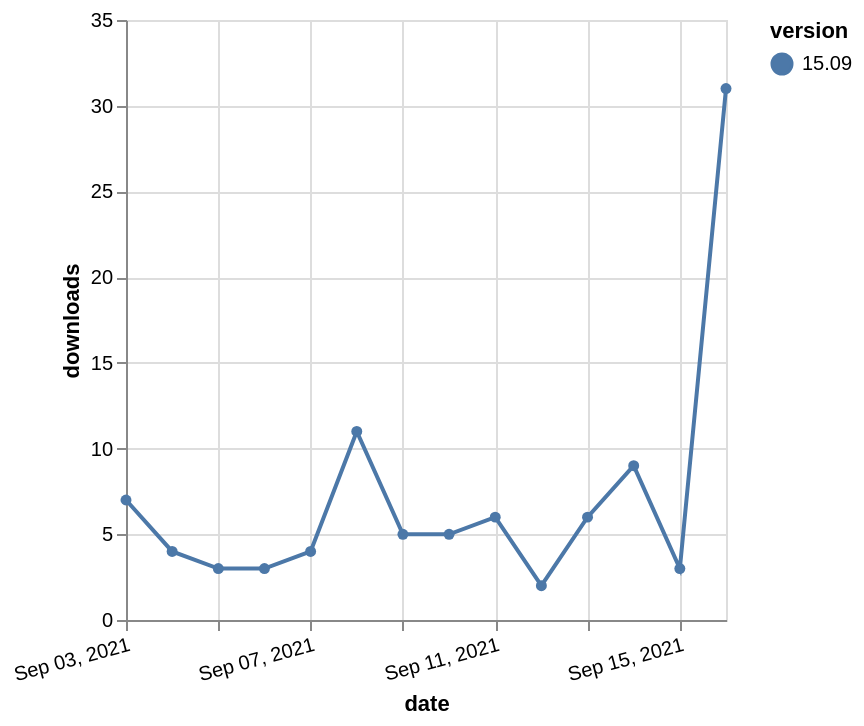

Source (Vega-Lite JSON):
### Vega-Lite specification from a JSON file in a GitHub repository (floating-point values rounded to 4 significant figures)
{"$schema": "https://vega.github.io/schema/vega-lite/v5.json", "description": "A simple bar chart with embedded data.", "data": {"values": [{"date": "2021-09-03", "total": 18279, "delta": 7, "version": "15.09"}, {"date": "2021-09-04", "total": 18283, "delta": 4, "version": "15.09"}, {"date": "2021-09-05", "total": 18286, "delta": 3, "version": "15.09"}, {"date": "2021-09-06", "total": 18289, "delta": 3, "version": "15.09"}, {"date": "2021-09-07", "total": 18293, "delta": 4, "version": "15.09"}, {"date": "2021-09-08", "total": 18304, "delta": 11, "version": "15.09"}, {"date": "2021-09-09", "total": 18309, "delta": 5, "version": "15.09"}, {"date": "2021-09-10", "total": 18314, "delta": 5, "version": "15.09"}, {"date": "2021-09-11", "total": 18320, "delta": 6, "version": "15.09"}, {"date": "2021-09-12", "total": 18322, "delta": 2, "version": "15.09"}, {"date": "2021-09-13", "total": 18328, "delta": 6, "version": "15.09"}, {"date": "2021-09-14", "total": 18337, "delta": 9, "version": "15.09"}, {"date": "2021-09-15", "total": 18340, "delta": 3, "version": "15.09"}, {"date": "2021-09-16", "total": 18371, "delta": 31, "version": "15.09"}]}, "width": "container", "mark": {"type": "line", "point": {"filled": true}}, "encoding": {"x": {"field": "date", "type": "temporal", "timeUnit": "yearmonthdate", "title": "date", "axis": {"labelAngle": -15}}, "y": {"field": "delta", "type": "quantitative", "title": "downloads"}, "color": {"field": "version", "type": "nominal"}, "tooltip": {"field": "delta"}}}
